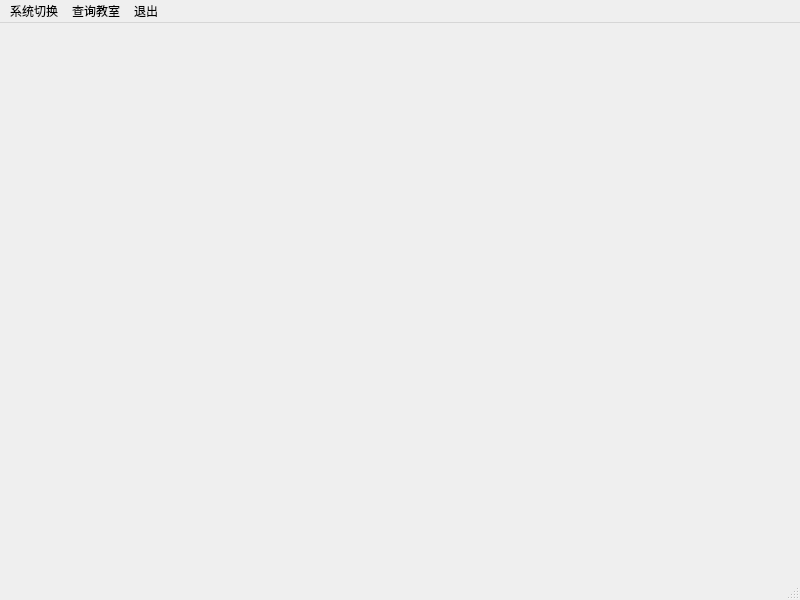
<?xml version="1.0" encoding="UTF-8"?>
<ui version="4.0">
 <class>MainWindow</class>
 <widget class="QMainWindow" name="MainWindow">
  <property name="geometry">
   <rect>
    <x>0</x>
    <y>0</y>
    <width>800</width>
    <height>600</height>
   </rect>
  </property>
  <property name="windowTitle">
   <string>选择教室</string>
  </property>
  <widget class="QWidget" name="centralwidget"/>
  <widget class="QMenuBar" name="menubar">
   <property name="geometry">
    <rect>
     <x>0</x>
     <y>0</y>
     <width>800</width>
     <height>20</height>
    </rect>
   </property>
   <widget class="QMenu" name="menu">
    <property name="title">
     <string>系统切换</string>
    </property>
    <addaction name="actionxinxi"/>
    <addaction name="separator"/>
    <addaction name="actionxuanke"/>
    <addaction name="separator"/>
    <addaction name="actionchengji"/>
    <addaction name="separator"/>
   </widget>
   <widget class="QMenu" name="menu_2">
    <property name="title">
     <string>查询教室</string>
    </property>
   </widget>
   <widget class="QMenu" name="menu_3">
    <property name="title">
     <string>退出</string>
    </property>
   </widget>
   <addaction name="menu"/>
   <addaction name="menu_2"/>
   <addaction name="menu_3"/>
  </widget>
  <widget class="QStatusBar" name="statusbar"/>
  <action name="actionxinxi">
   <property name="text">
    <string>信息管理系统</string>
   </property>
  </action>
  <action name="actionxuanke">
   <property name="text">
    <string>选课管理系统</string>
   </property>
  </action>
  <action name="actionchengji">
   <property name="text">
    <string>成绩管理系统</string>
   </property>
  </action>
 </widget>
 <resources/>
 <connections/>
</ui>
